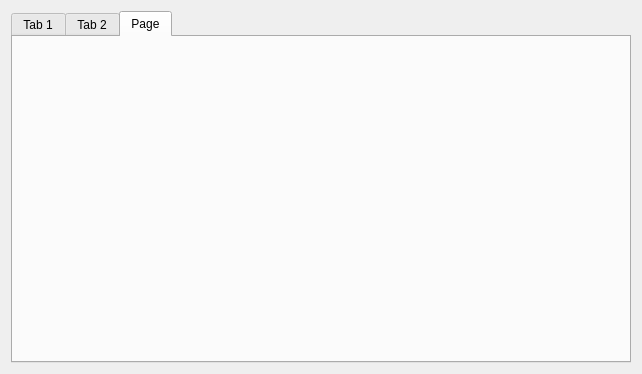
<?xml version="1.0" encoding="UTF-8"?>
<ui version="4.0">
 <class>StepWindow</class>
 <widget class="QWidget" name="StepWindow">
  <property name="geometry">
   <rect>
    <x>0</x>
    <y>0</y>
    <width>642</width>
    <height>374</height>
   </rect>
  </property>
  <property name="windowTitle">
   <string>Form</string>
  </property>
  <layout class="QVBoxLayout" name="verticalLayout">
   <item>
    <widget class="QTabWidget" name="tabWidget">
     <property name="currentIndex">
      <number>2</number>
     </property>
     <widget class="QWidget" name="step1Tab">
      <attribute name="title">
       <string>Tab 1</string>
      </attribute>
      <layout class="QHBoxLayout" name="horizontalLayout">
       <item>
        <widget class="QLabel" name="step1Label">
         <property name="text">
          <string/>
         </property>
        </widget>
       </item>
      </layout>
     </widget>
     <widget class="QWidget" name="step2Tab">
      <attribute name="title">
       <string>Tab 2</string>
      </attribute>
      <layout class="QHBoxLayout" name="horizontalLayout_2">
       <item>
        <widget class="QLabel" name="step2Label">
         <property name="text">
          <string/>
         </property>
        </widget>
       </item>
      </layout>
     </widget>
     <widget class="QWidget" name="step3Tab">
      <attribute name="title">
       <string>Page</string>
      </attribute>
      <layout class="QHBoxLayout" name="horizontalLayout_3">
       <item>
        <widget class="QLabel" name="step3Label">
         <property name="text">
          <string/>
         </property>
        </widget>
       </item>
      </layout>
     </widget>
    </widget>
   </item>
  </layout>
 </widget>
 <resources/>
 <connections/>
</ui>
